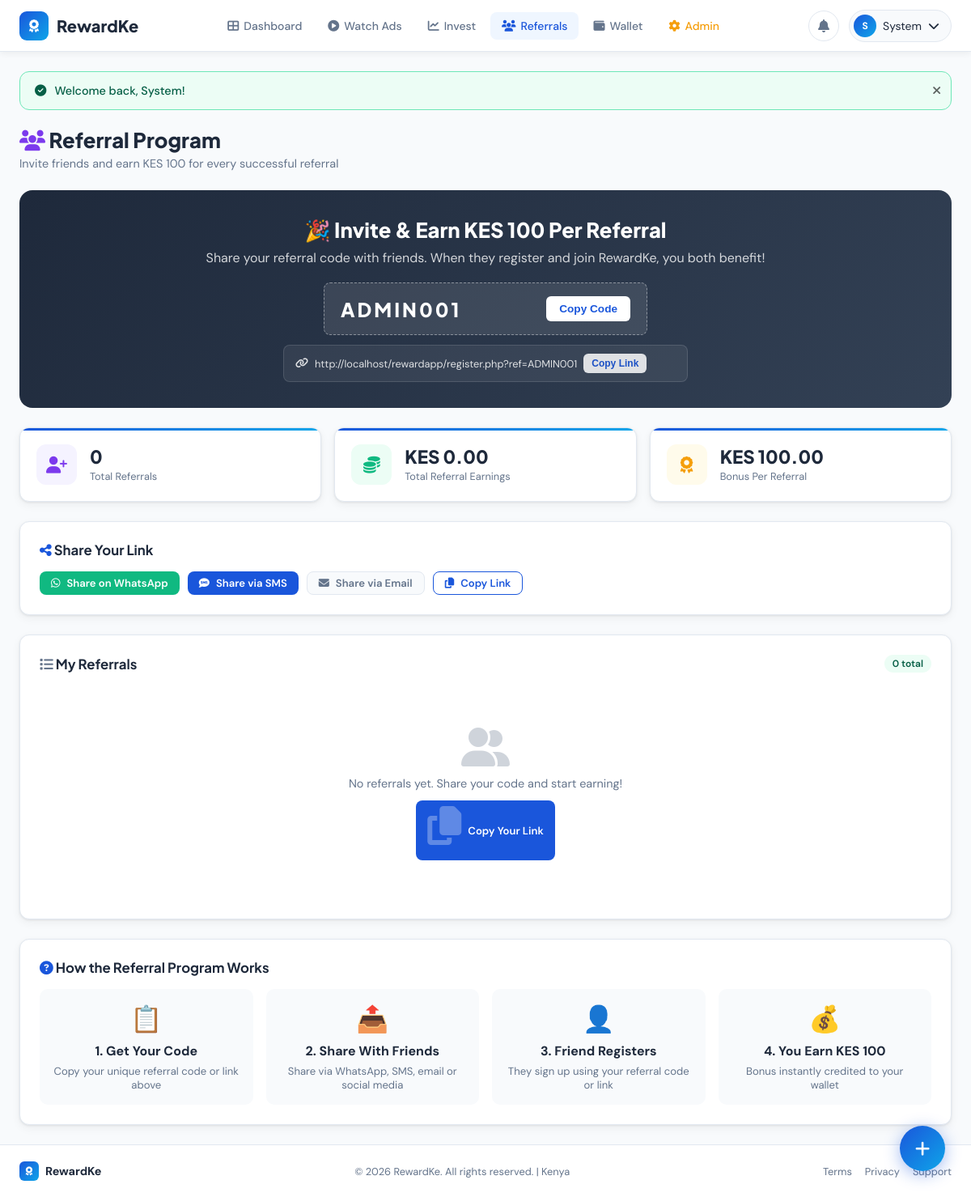
Page /referrals.php (signed in) on the committed database.
### tables this page shows
CREATE TABLE IF NOT EXISTS users (
    id INT AUTO_INCREMENT PRIMARY KEY,
    full_name VARCHAR(100) NOT NULL,
    email VARCHAR(150) UNIQUE NOT NULL,
    phone VARCHAR(20) UNIQUE NOT NULL,
    password VARCHAR(255) NOT NULL,
    referral_code VARCHAR(20) UNIQUE NOT NULL,
    referred_by INT NULL,
    wallet_balance DECIMAL(12,2) DEFAULT 0.00,
    total_earned DECIMAL(12,2) DEFAULT 0.00,
    total_withdrawn DECIMAL(12,2) DEFAULT 0.00,
    status ENUM('active','suspended','pending') DEFAULT 'active',
    is_admin TINYINT(1) DEFAULT 0,
    avatar VARCHAR(255) DEFAULT NULL,
    created_at TIMESTAMP DEFAULT CURRENT_TIMESTAMP,
    updated_at TIMESTAMP DEFAULT CURRENT_TIMESTAMP ON UPDATE CURRENT_TIMESTAMP,
    FOREIGN KEY (referred_by) REFERENCES users(id) ON DELETE SET NULL
);

CREATE TABLE IF NOT EXISTS settings (
    id INT AUTO_INCREMENT PRIMARY KEY,
    setting_key VARCHAR(100) UNIQUE NOT NULL,
    setting_value TEXT NOT NULL,
    updated_at TIMESTAMP DEFAULT CURRENT_TIMESTAMP ON UPDATE CURRENT_TIMESTAMP
);

### includes/config.php (called while the page is built, shortened)
<?php
function getDB() {
    static $pdo = null;
    if ($pdo === null) {
        try {
            $dsn = "mysql:host=" . DB_HOST . ";port=" . DB_PORT . ";dbname=" . DB_NAME . ";charset=" . DB_CHARSET;
            $options = [
                PDO::ATTR_ERRMODE            => PDO::ERRMODE_EXCEPTION,
                PDO::ATTR_DEFAULT_FETCH_MODE => PDO::FETCH_ASSOC,
                PDO::ATTR_EMULATE_PREPARES   => false,
            ];
            $pdo = new PDO($dsn, DB_USER, DB_PASS, $options);
        } catch (PDOException $e) {
            die('<div style="font-family:Arial;padding:20px;background:#fee;border:1px solid #f00;margin:20px;border-radius:8px;"><strong>Database Error:</strong> ' . htmlspecialchars($e->getMessage()) . '<br><small>Check your database settings in includes/config.php</small></div>');
        }
    }
    return $pdo;
}
function getSetting($key) {
    $db = getDB();
    $stmt = $db->prepare("SELECT setting_value FROM settings WHERE setting_key = ?");
    $stmt->execute([$key]);
    $row = $stmt->fetch();
    return $row ? $row['setting_value'] : null;
}
function isLoggedIn() {
    return isset($_SESSION['user_id']) && !empty($_SESSION['user_id']);
}
function isAdmin() {
    return isset($_SESSION['is_admin']) && $_SESSION['is_admin'] == 1;
}
function formatKES($amount) {
    return 'KES ' . number_format((float)$amount, 2);
}
function getCurrentUser() {
    $db = getDB();
    $stmt = $db->prepare("SELECT * FROM users WHERE id = ?");
    $stmt->execute([$_SESSION['user_id']]);
    return $stmt->fetch();
}
function sanitize($input) {
    return htmlspecialchars(strip_tags(trim($input)), ENT_QUOTES, 'UTF-8');
}
function getFlash() {
    if (isset($_SESSION['flash_msg'])) {
        $msg = $_SESSION['flash_msg'];
        $type = $_SESSION['flash_type'] ?? 'info';
        return ['msg' => $msg, 'type' => $type];
    }
    return null;
}

### referrals.php (the view, shortened to what this page needs)
<?php
require_once 'includes/config.php';
$user = getCurrentUser();
$db = getDB();
$refLink = SITE_URL . '/register.php?ref=' . $user['referral_code'];
$bonusPerRef = getSetting('referral_bonus');
$refsStmt = $db->prepare("
    SELECT u.full_name, u.created_at, u.status,
           r.reward_amount, r.created_at as reward_date
    FROM users u
    LEFT JOIN referral_rewards r ON r.referred_id = u.id
    WHERE u.referred_by = ?
    ORDER BY u.created_at DESC
");
$refsStmt->execute([$user['id']]);
$referrals = $refsStmt->fetchAll();
$totalEarned = $db->prepare("SELECT SUM(reward_amount) as total FROM referral_rewards WHERE referrer_id = ?");
$totalEarned->execute([$user['id']]);
$earned = $totalEarned->fetch()['total'] ?? 0;
include 'includes/header.php';
?>
<div class="page-header">
    <h1><i class="fas fa-users" style="color:#7c3aed;"></i> Referral Program</h1>
    <p>Invite friends and earn KES <?php echo number_format($bonusPerRef); ?> for every successful referral</p>
</div>
<div class="referral-hero" style="margin-bottom:24px;">
    <h2>🎉 Invite & Earn KES <?php echo number_format($bonusPerRef); ?> Per Referral</h2>
    <p>Share your referral code with friends. When they register and join <?php echo SITE_NAME; ?>, you both benefit!</p>
    <div class="referral-code-box">
        <div class="referral-code"><?php echo $user['referral_code']; ?></div>
        <button class="referral-copy-btn" data-copy="<?php echo $user['referral_code']; ?>">Copy Code</button>
    </div>
    <div class="referral-link-box">
        <i class="fas fa-link" style="flex-shrink:0;"></i>
        <span><?php echo $refLink; ?></span>
        <button class="referral-copy-btn" data-copy="<?php echo $refLink; ?>" style="flex-shrink:0;font-size:0.75rem;padding:5px 10px;">Copy Link</button>
    </div>
</div>
<div class="stats-grid" style="margin-bottom:24px;">
    <div class="stat-card">
        <div class="stat-icon purple"><i class="fas fa-user-plus"></i></div>
        <div class="stat-body">
            <div class="stat-value"><?php echo count($referrals); ?></div>
            <div class="stat-label">Total Referrals</div>
        </div>
    </div>
    <div class="stat-card">
        <div class="stat-icon green"><i class="fas fa-coins"></i></div>
        <div class="stat-body">
            <div class="stat-value"><?php echo formatKES($earned); ?></div>
            <div class="stat-label">Total Referral Earnings</div>
        </div>
    </div>
    <div class="stat-card">
        <div class="stat-icon yellow"><i class="fas fa-award"></i></div>
        <div class="stat-body">
            <div class="stat-value"><?php echo formatKES($bonusPerRef); ?></div>
            <div class="stat-label">Bonus Per Referral</div>
        </div>
    </div>
</div>
<div class="card" style="margin-bottom:24px;">
    <div class="card-title" style="margin-bottom:16px;"><i class="fas fa-share-alt" style="color:var(--primary);"></i> Share Your Link</div>
    <div style="display:flex;flex-wrap:wrap;gap:10px;">
        <a href="https://wa.me/?text=Join%20<?php echo urlencode(SITE_NAME); ?>%20and%20earn%20money%20watching%20ads%20%26%20investing!%20Use%20my%20code%20<?php echo $user['referral_code']; ?>%20or%20click:%20<?php echo urlencode($refLink); ?>" target="_blank" class="btn btn-success btn-sm"><i class="fab fa-whatsapp"></i> Share on WhatsApp</a>
        <a href="sms:?body=Join%20<?php echo SITE_NAME; ?>%20-%20Earn%20from%20ads%20%26%20investments!%20Use%20code%20<?php echo $user['referral_code']; ?>%20<?php echo $refLink; ?>" class="btn btn-primary btn-sm"><i class="fas fa-sms"></i> Share via SMS</a>
        <a href="mailto:?subject=Earn%20Money%20with%20<?php echo SITE_NAME; ?>&body=Hi!%20I%20use%20<?php echo SITE_NAME; ?>%20to%20earn%20money.%20Join%20using%20my%20code%20<?php echo $user['referral_code']; ?>%20or%20link:%20<?php echo $refLink; ?>" class="btn btn-gray btn-sm"><i class="fas fa-envelope"></i> Share via Email</a>
        <button class="btn btn-outline btn-sm copy-btn" data-copy="<?php echo $refLink; ?>"><i class="fas fa-copy"></i> Copy Link</button>
    </div>
</div>
<div class="card">
    <div class="card-header">
        <div class="card-title"><i class="fas fa-list" style="color:var(--gray);"></i> My Referrals</div>
        <span class="status-badge status-active"><?php echo count($referrals); ?> total</span>
    </div>
    <?php if (empty($referrals)): ?>
    <div class="empty-state">
        <i class="fas fa-user-friends"></i>
        <p>No referrals yet. Share your code and start earning!</p>
        <button class="btn btn-primary btn-sm copy-btn" data-copy="<?php echo $refLink; ?>" style="margin-top:12px;"><i class="fas fa-copy"></i> Copy Your Link</button>
    </div>
    <?php endif; ?>
</div>
<div class="card" style="margin-top:24px;">
    <div class="card-title" style="margin-bottom:16px;"><i class="fas fa-question-circle" style="color:var(--primary);"></i> How the Referral Program Works</div>
    <div style="display:grid;grid-template-columns:repeat(auto-fit,minmax(200px,1fr));gap:16px;">
        <div style="padding:16px;background:var(--bg);border-radius:10px;text-align:center;">
            <div style="font-size:2rem;margin-bottom:8px;">📋</div>
            <div style="font-weight:700;margin-bottom:6px;">1. Get Your Code</div>
            <div style="font-size:0.82rem;color:var(--gray);">Copy your unique referral code or link above</div>
        </div>
        <div style="padding:16px;background:var(--bg);border-radius:10px;text-align:center;">
            <div style="font-size:2rem;margin-bottom:8px;">📤</div>
            <div style="font-weight:700;margin-bottom:6px;">2. Share With Friends</div>
            <div style="font-size:0.82rem;color:var(--gray);">Share via WhatsApp, SMS, email or social media</div>
        </div>
        <div style="padding:16px;background:var(--bg);border-radius:10px;text-align:center;">
            <div style="font-size:2rem;margin-bottom:8px;">👤</div>
            <div style="font-weight:700;margin-bottom:6px;">3. Friend Registers</div>
            <div style="font-size:0.82rem;color:var(--gray);">They sign up using your referral code or link</div>
        </div>
        <div style="padding:16px;background:var(--bg);border-radius:10px;text-align:center;">
            <div style="font-size:2rem;margin-bottom:8px;">💰</div>
            <div style="font-weight:700;margin-bottom:6px;">4. You Earn KES <?php echo number_format($bonusPerRef); ?></div>
            <div style="font-size:0.82rem;color:var(--gray);">Bonus instantly credited to your wallet</div>
        </div>
    </div>
</div>
<?php include 'includes/footer.php'; ?>

### includes/header.php (shortened to what this page needs)
<?php
$flash = getFlash();
$user = getCurrentUser();
?>
<!DOCTYPE html>
<html lang="en">
<head>
    <link rel="stylesheet" href="https://cdnjs.cloudflare.com/ajax/libs/font-awesome/6.5.0/css/all.min.css">
    <link rel="stylesheet" href="<?php echo SITE_URL; ?>/assets/css/style.css">
</head>
<body>
<nav class="navbar">
    <div class="navbar-brand">
        <a href="<?php echo SITE_URL; ?>/dashboard.php">
            <span class="brand-icon"><i class="fas fa-award"></i></span>
            <span class="brand-text"><?php echo SITE_NAME; ?></span>
        </a>
    </div>
    <div class="navbar-menu" id="navMenu">
        <?php if (isLoggedIn()): ?>
        <a href="<?php echo SITE_URL; ?>/dashboard.php" class="nav-link <?php echo basename($_SERVER['PHP_SELF']) == 'dashboard.php' ? 'active' : ''; ?>"><i class="fas fa-th-large"></i> Dashboard</a>
        <a href="<?php echo SITE_URL; ?>/ads.php" class="nav-link <?php echo basename($_SERVER['PHP_SELF']) == 'ads.php' ? 'active' : ''; ?>"><i class="fas fa-play-circle"></i> Watch Ads</a>
        <a href="<?php echo SITE_URL; ?>/invest.php" class="nav-link <?php echo basename($_SERVER['PHP_SELF']) == 'invest.php' ? 'active' : ''; ?>"><i class="fas fa-chart-line"></i> Invest</a>
        <a href="<?php echo SITE_URL; ?>/referrals.php" class="nav-link <?php echo basename($_SERVER['PHP_SELF']) == 'referrals.php' ? 'active' : ''; ?>"><i class="fas fa-users"></i> Referrals</a>
        <a href="<?php echo SITE_URL; ?>/wallet.php" class="nav-link <?php echo basename($_SERVER['PHP_SELF']) == 'wallet.php' ? 'active' : ''; ?>"><i class="fas fa-wallet"></i> Wallet</a>
        <?php if (isAdmin()): ?>
        <a href="<?php echo SITE_URL; ?>/admin/" class="nav-link admin-link"><i class="fas fa-cog"></i> Admin</a>
        <?php endif; ?>
        <?php endif; ?>
    </div>
    <div class="navbar-right">
        <?php if (isLoggedIn()): ?>
        <a href="<?php echo SITE_URL; ?>/notifications.php" class="notif-btn">
            <i class="fas fa-bell"></i>
        </a>
        <div class="user-dropdown">
            <button class="user-btn" id="userDropBtn">
                <span class="avatar-circle"><?php echo strtoupper(substr($user['full_name'], 0, 1)); ?></span>
                <span class="user-name-short"><?php echo explode(' ', $user['full_name'])[0]; ?></span>
                <i class="fas fa-chevron-down"></i>
            </button>
        </div>
        <?php else: ?>
        <a href="<?php echo SITE_URL; ?>/login.php" class="btn btn-outline-sm">Login</a>
        <a href="<?php echo SITE_URL; ?>/register.php" class="btn btn-primary-sm">Sign Up</a>
        <?php endif; ?>
    </div>
</nav>
<div class="main-content">
<?php if ($flash): ?>
<div class="flash-alert flash-<?php echo $flash['type']; ?>" id="flashAlert">
    <i class="fas fa-<?php echo $flash['type'] === 'success' ? 'check-circle' : ($flash['type'] === 'danger' ? 'times-circle' : 'info-circle'); ?>"></i>
    <?php echo sanitize($flash['msg']); ?>
    <button class="flash-close" onclick="document.getElementById('flashAlert').remove()"><i class="fas fa-times"></i></button>
</div>
<?php endif; ?>

### rows in the picture
users: full_name "S", full_name "System", referral_code "ADMIN001", referral_code "http://localhost/rewardapp/register.php?ref=ADMIN001"
settings: setting_value "100", setting_value "KES 100.00"

### other values in the picture
SITE_NAME "RewardKe"
$flash['msg'] "Welcome back, System!"
count($referrals) "0"
formatKES($earned) "KES 0.00"
